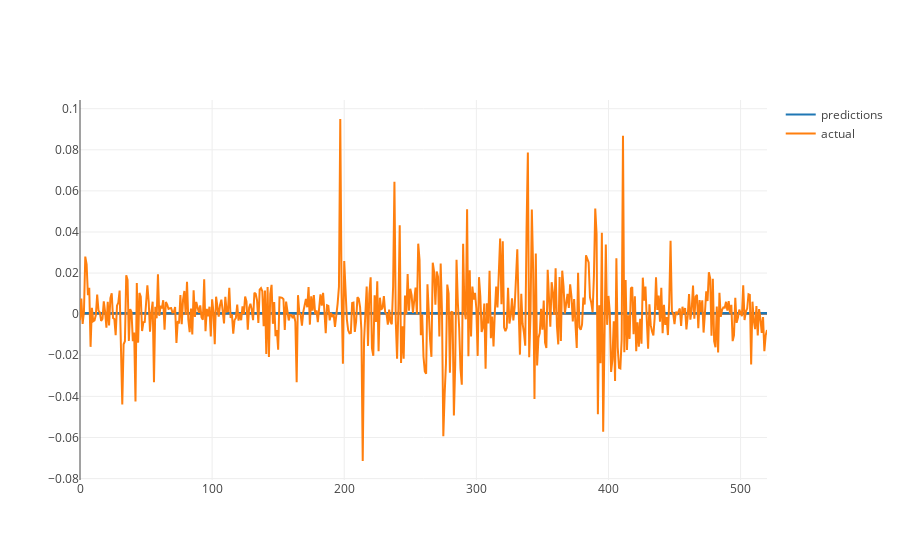

Here is the notebook cell this chart was saved with:
### Code cell
# Plot as it is
predLine = Scatter(
            x=np.arange(pred.shape[0]),
            y=pred.flatten(),
            name='predictions'
            )
actualLine = Scatter(
            x=np.arange(ytest.shape[0]),
            y=ytest.flatten(),
            name='actual'
            )
iplot([predLine, actualLine], config={ "scrollZoom": True })

### Figure 1 — Plotly figure (JSON) as saved in the notebook; plotly's stock layout.template omitted (floating-point values rounded to 4 significant figures; data arrays with more than 128 entries replaced by an {"elided": "..."} marker saying what was removed)
{"data": [{"name": "predictions", "type": "scatter", "x": {"elided": "521 int values"}, "y": {"elided": "521 float values"}}, {"name": "actual", "type": "scatter", "x": {"elided": "521 int values"}, "y": {"elided": "521 float values"}}], "layout": {}}
